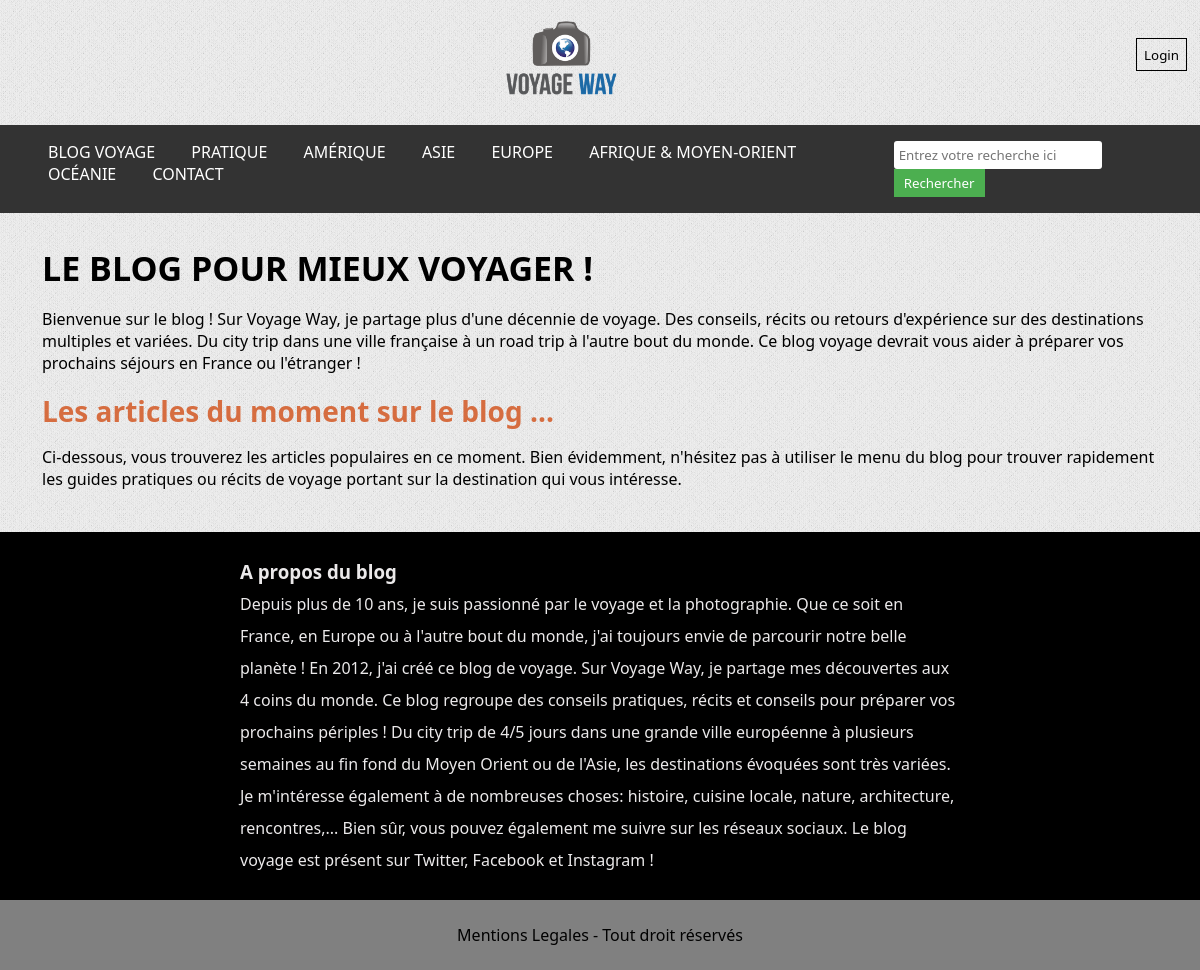
Before: / with the older database file.
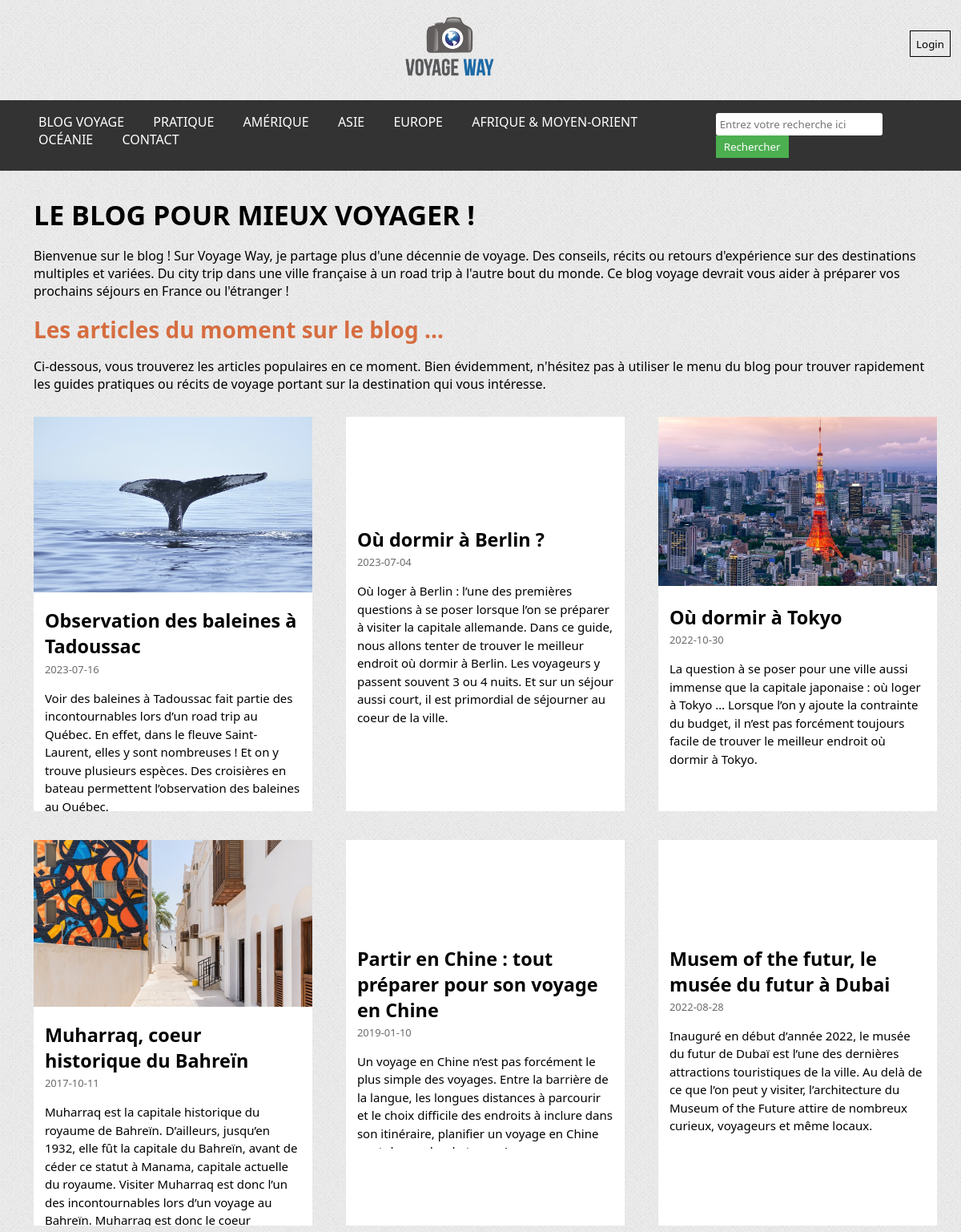
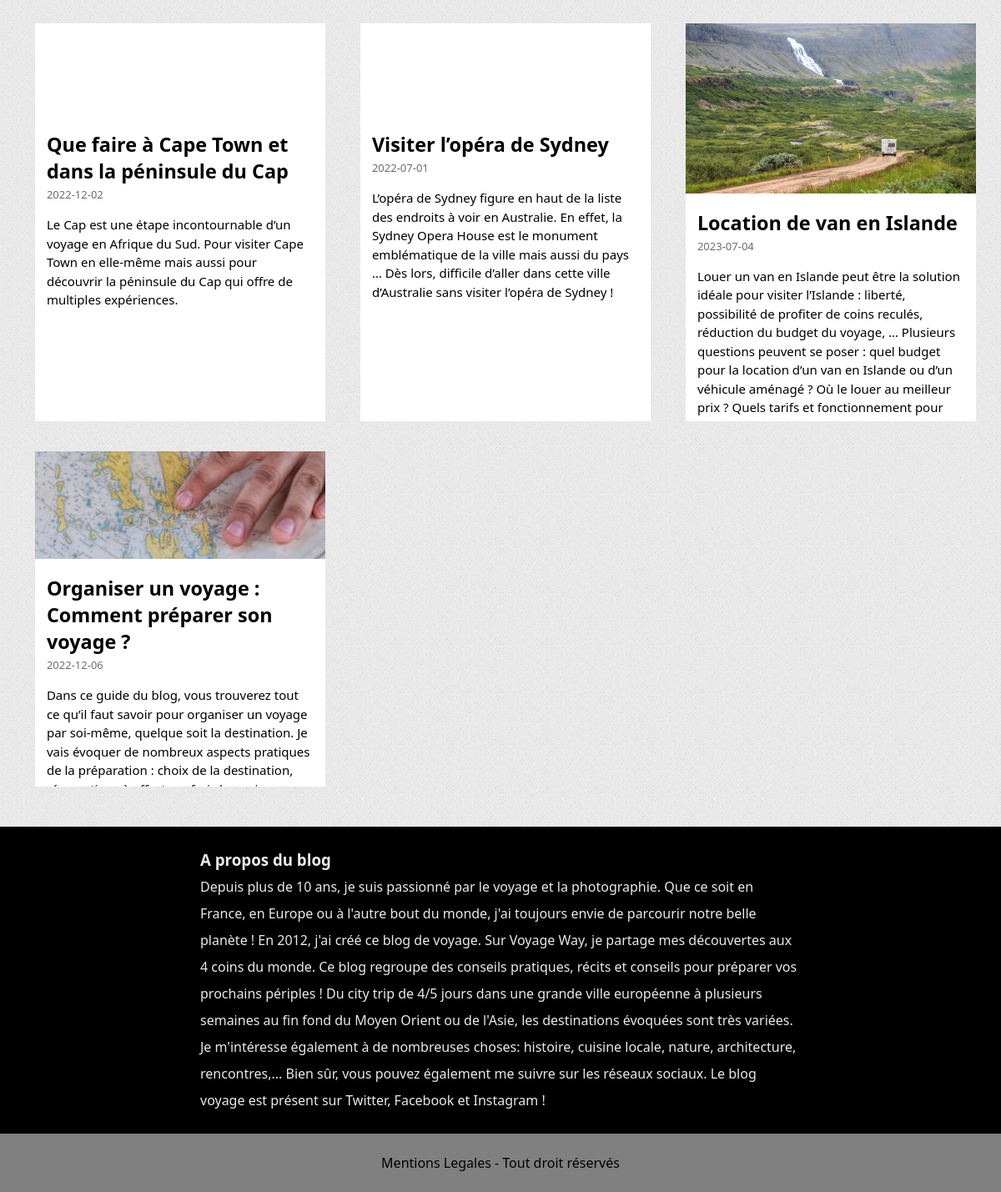
After: the same page with the newer database file (2 pictures, top to bottom).
### tables this page shows
CREATE TABLE IF NOT EXISTS `categorie` (
  `id_categorie` int(11) NOT NULL AUTO_INCREMENT,
  `nom` varchar(50) NOT NULL,
  `titre` varchar(100) NOT NULL,
  `description` varchar(500) NOT NULL,
  `continent` varchar(50) NOT NULL,
  PRIMARY KEY (`id_categorie`)
);

CREATE TABLE IF NOT EXISTS `article` (
  `id_article` int(11) NOT NULL AUTO_INCREMENT,
  `titre` varchar(90) NOT NULL,
  `date` date NOT NULL,
  `photo_principale` varchar(255) NOT NULL,
  `resume` varchar(1000) NOT NULL,
  `sous_titre_1` varchar(100) NOT NULL,
  `contenu_1` text NOT NULL,
  `photo_1` varchar(255) NOT NULL,
  `sous_titre_2` varchar(90) NOT NULL,
  `contenu_2` text NOT NULL,
  `photo_2` varchar(255) NOT NULL,
  `sous_titre_3` varchar(90) NOT NULL,
  `photo_3` varchar(255) NOT NULL,
  `contenu_3` text NOT NULL,
  `categorie` int(11) NOT NULL,
  `sous_categorie` varchar(60) NOT NULL,
  PRIMARY KEY (`id_article`),
  KEY `FK_id_categorie_article` (`categorie`)
);

### components/connexion.php (called while the page is built, shortened)
<?php
    class MaConnexion {
        private $Connection;
        public function __construct($NewDatabaseName, $NewUser, $NewPassword, $NewHost)
        {
            $this->DatabaseName = $NewDatabaseName;
            $this->User = $NewUser;
            $this->Password = $NewPassword;
            $this->Host = $NewHost;
            try {
                $DataSourceName = "mysql:host=$this->Host;dbname=$this->DatabaseName;charset=utf8mb4";
                $this->Connection = new PDO($DataSourceName, $this->User, $this->Password);
                $this->Connection->setAttribute(PDO::ATTR_ERRMODE, PDO::ERRMODE_EXCEPTION);
            } catch (PDOException $e) {
                echo "Erreur: " . $e->getMessage();
            }
        }
        public function select($Table, $Column, $ConditionField = 1)
        {
            try {
                $SQLQueryString = "SELECT $Column FROM `$Table` WHERE $ConditionField";
                $Result = $this->Connection->query($SQLQueryString);
                return $Result->fetchAll(PDO::FETCH_ASSOC);
            } catch (PDOException $e) {
                echo "Erreur: " . $e->getMessage();
                return false;
            }
        }
    }
?>

### components/commons.php (called while the page is built, shortened)
<?php
    function GetImagePath($Filename, $CategorySub)
    {
        return './images/' . strtolower($CategorySub) . '/' . $Filename;
    }
?>

### index.php (the view, shortened to what the changed rows need)
<?php
    require_once("./components/connexion.php");
    require_once('./components/commons.php');
?>
<!DOCTYPE html>
<html lang="en">
<head>
    <link rel="stylesheet" href="style.css">
</head>
<body>
    <header>
        <?php include_once './components/navbar.php' ?>
    </header>
    <main>
        <section class="entete">
            <h1 class="titre">Le blog pour mieux voyager !</h1>
            <h2>Les articles du moment sur le blog ...</h2>
        </section>
        <section class="card-container">
            <?php
                $AllVisibleArticles = $NewConnection->select("article", "*", '`article`.`sous_categorie` <> "brouillon"');
                foreach($AllVisibleArticles as $display)
                {
                    echo
                    '<div class="card">
                        <div>
                            <img src="' . GetImagePath( $display['photo_principale'], $display['sous_categorie'] ) . '" class="card-image" alt="">
                        </div>
                        <div class= "card-text">
                            <a href="article.php?id_article=' . $display['id_article'] . '" class="card-title"><h3>' . $display['titre'] . '</h3></a>
                            <p class="date">' . $display['date'] . '</p>
                            <p class="resume">' . $display['resume'] . '</p>
                        </div>
                    </div>';
                }
            ?>
        </section>
    </main>
</body>
</html>

### components/navbar.php (shortened to what the changed rows need)
<?php
    require_once("./components/commons.php");
    require_once("./components/connexion.php");
    $NewConnection = new MaConnexion("viaje", "root", "", "localhost");
?>
<link rel="stylesheet" href="https://cdnjs.cloudflare.com/ajax/libs/font-awesome/6.4.0/css/all.min.css" />
<nav class="navbar">
    <div class="topnav" id="myTopnav">
        <div class="dropdown">
            <?php $Nav = $NewConnection->select("categorie", "*", "continent= 'Pratique'");
           foreach ($Nav as $display) {
                echo'<a href="categorie.php?id_categorie='. $display['id_categorie']. '">' .$display['nom'] . '</a>';
                }
            ?>
        </div>
    </div>
</nav>

Changed rows visible on the page:
now on this page (row edited): article: photo_principale+sous_categorie (picture), titre "Observation des baleines à Tadoussac", date "2023-07-16", resume "Voir des baleines à Tadoussac fait partie des incontournables lors d’un road trip au Québec. En effet, dans le fleuve Saint-Laurent, elles y sont nombreuses ! Et on y trouve plusieurs espèces. Des croisières en bateau permettent l’observation des baleines au Québec."
now on this page (row edited): article: titre "Où dormir à Berlin ?", date "2023-07-04", resume "Où loger à Berlin : l’une des premières questions à se poser lorsque l’on se préparer à visiter la capitale allemande. Dans ce guide, nous allons tenter de trouver le meilleur endroit où dormir à Berlin. Les voyageurs y passent souvent 3 ou 4 nuits. Et sur un séjour aussi court, il est primordial de séjourner au coeur de la ville."
now on this page (row edited): article: photo_principale+sous_categorie (picture), titre "Où dormir à Tokyo", date "2022-10-30", resume "La question à se poser pour une ville aussi immense que la capitale japonaise : où loger à Tokyo … Lorsque l’on y ajoute la contrainte du budget, il n’est pas forcément toujours facile de trouver le meilleur endroit où dormir à Tokyo."
now on this page (row edited): article: photo_principale+sous_categorie (picture), titre "Muharraq, coeur historique du Bahreïn", date "2017-10-11", resume "Muharraq est la capitale historique du royaume de Bahreïn. D’ailleurs, jusqu’en 1932, elle fût la capitale du Bahreïn, avant de céder ce statut à Manama, capitale actuelle du royaume. Visiter Muharraq est donc l’un des incontournables lors d’un voyage au Bahreïn. Muharraq est donc le coeur…"
now on this page (row edited): article: titre "Partir en Chine : tout préparer pour son voyage en Chine", date "2019-01-10", resume "Un voyage en Chine n’est pas forcément le plus simple des voyages. Entre la barrière de la langue, les longues distances à parcourir et le choix difficile des endroits à inclure dans son itinéraire, planifier un voyage en Chine…"
now on this page (row edited): article: titre "Musem of the futur, le musée du futur à Dubai", date "2022-08-28", resume "Inauguré en début d’année 2022, le musée du futur de Dubaï est l’une des dernières attractions touristiques de la ville. Au delà de ce que l’on peut y visiter, l’architecture du Museum of the Future attire de nombreux curieux, voyageurs et même locaux."
now on this page (row edited): article: titre "Que faire à Cape Town et dans la péninsule du Cap", date "2022-12-02", resume "Le Cap est une étape incontournable d’un voyage en Afrique du Sud. Pour visiter Cape Town en elle-même mais aussi pour découvrir la péninsule du Cap qui offre de multiples expériences."
now on this page (row edited): article: titre "Visiter l’opéra de Sydney", date "2022-07-01", resume "L’opéra de Sydney figure en haut de la liste des endroits à voir en Australie. En effet, la Sydney Opera House est le monument emblématique de la ville mais aussi du pays … Dès lors, difficile d’aller dans cette ville d’Australie sans visiter l’opéra de Sydney !"
now on this page (row edited): article: photo_principale+sous_categorie (picture), titre "Location de van en Islande", date "2023-07-04", resume "Louer un van en Islande peut être la solution idéale pour visiter l’Islande : liberté, possibilité de profiter de coins reculés, réduction du budget du voyage, … Plusieurs questions peuvent se poser : quel budget pour la location d’un van en Islande ou d’un véhicule aménagé ? Où le louer au meilleur prix ? Quels tarifs et fonctionnement pour…"
now on this page (row edited): article: photo_principale+sous_categorie (picture), titre "Organiser un voyage : Comment préparer son voyage ?", date "2022-12-06", resume "Dans ce guide du blog, vous trouverez tout ce qu’il faut savoir pour organiser un voyage par soi-même, quelque soit la destination. Je vais évoquer de nombreux aspects pratiques de la préparation : choix de la destination,…"
